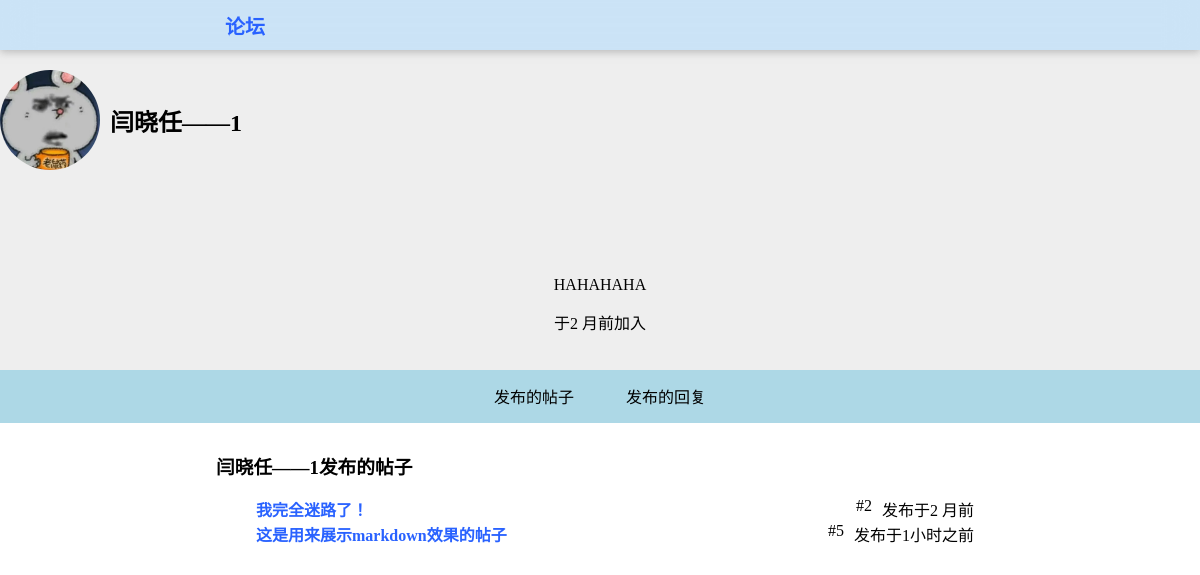
Screenshot of /user/icyyoung719@163.com/ (signed in) with the database file from the repository.
### HustRava_app/models.py (models this page shows, shortened)
class User(models.Model):
    name = models.CharField(max_length=30,blank=True)
    email = models.EmailField(unique=True)
    password = models.CharField(max_length=30)
    created_at = models.DateTimeField(auto_now_add=True)
    bio = models.TextField(max_length = 100, blank=True)

class Post(models.Model):
    title = models.CharField(max_length=100)
    content = models.TextField()
    created_at = models.DateTimeField(auto_now_add=True)
    author = models.ForeignKey('User', on_delete = models.CASCADE, related_name = "posts")
    like_nums = models.IntegerField(default = 0)
    is_topped = models.BooleanField("置顶帖子", default=False)

### HustRava_app/views.py (the view, shortened to what this page needs)
# urls.py: path('user/<str:user_email>/', views.user, name="user"),                     # 用户 GET
def user(request, user_email):
    try:
        user = User.objects.get(email = user_email)
    except:
        raise Http404("用户不存在")
    if "user" in request.session:
        return render(request, 'user.html', {
            'target_user': user,
            'posts': Post.objects.filter(author=user),
            'comments': Comment.objects.filter(author=user),
            'user': request.session["user"]
        })

### HustRava_app/templates/user.html (shortened to what this page needs)
{% load humanize %}
{% load static %}
<!DOCTYPE html>
<html>
    <head>
        <link rel="stylesheet" type="text/css" href="{% static 'style.css' %}" />
        <link rel="stylesheet" type="text/css" href="{% static 'style-forum.css' %}" />
        <link rel="stylesheet" type="text/css" href="{% static 'style-dark.css' %}" />
    </head>
    <body>
        {% include 'header.html' %}
        <div id="main">
            <div class="banner" style="display: flex; align-items: center;">
                <img src="{% static 'images/user.jpg' %}" alt="用户头像" style="width: 100px; height: 100px; border-radius: 50%; margin-right: 10px;">
                <h2>{{ target_user.name }}</h2>
            </div>
            <div class="banner">
                <p>{{ target_user.bio }}</p>
                <p title="{{ target_user.created_at }}">于{{ target_user.created_at|naturaltime }}加入</p>
            </div>
            <div>
                <ul class="navbar">
                    <li><a href="#posts" class="tab-link" data-target="posts">发布的帖子</a></li>
                    <li><a href="#comments" class="tab-link" data-target="comments">发布的回复</a></li>
                </ul>
            </div>
            <div class="content">
                <div id="posts" class="content-section active">
                    {% if posts %}
                        <h3>{{ target_user.name }}发布的帖子</h3>
                        <ul class="post-list">
                            {% for post in posts %}
                                <li class="flex">
                                    <a href="/post/{{ post.id }}/"><strong>{{ post.title }}</strong></a>
                                    <div class="header-spacer"></div>
                                    <span>#{{ post.id }}</span>
                                    <span><span title="{{ post.created_at }}">发布于{{ post.created_at|naturaltime }}</span></span>
                                </li>
                            {% endfor %}
                        </ul>
                    {% else %}
                        <p>
                            <a href="/user/{{ target_user.email }}/"><strong>{{ target_user.name }}</strong></a>
                            <span>还没有发过帖子哦！</span>
                        </p>
                    {% endif %}
                </div>
            </div>
        </div>
    </body>
</html>

### HustRava_app/static/style.css (style rules this page uses)
body { margin: 0; }
h1, h2, h3, h4, h5, h6, p { color: black; }
a { text-decoration: none; border: none; color: #2962FF; transition-duration: 0.3s; transition-timing-function: ease; border-bottom: 1px solid transparent; }
.header-spacer { -webkit-box-flex: 1; flex-grow: 1; margin: 0; }

### HustRava_app/static/style-forum.css (style rules this page uses)
.banner { padding-top: 70px; padding-bottom: 20px; text-align: center; background-color: #EEE; }
.content { padding: 10px 18%; }
.flex { display: flex; }
.flex > * { margin-right: 10px; }

### HustRava_app/static/style-dark.css (style rules this page uses)
body, .header, #footer, h1, h2, h3, h4, h5, h6, p, span { transition: background-color 0.2s ease, color 0.2s ease; }

### HustRava_app/templates/user.html (style rules this page uses)
ul.navbar { list-style-type: none; margin: 0; padding: 0; overflow: hidden; background-color: #ADD8E6; display: flex; justify-content: center; }
ul.navbar li { margin: 0 10px; }
ul.navbar li a { display: block; color: black; text-align: center; padding: 14px 16px; text-decoration: none; cursor: pointer; }
.content-section { display: none; }
.content-section.active { display: block; }

### rows the page displays
User: name "闫晓任——1", bio "HAHAHAHA", created_at "2 月前"
Post: title "我完全迷路了！", id "2", created_at "2 月前"
Post: title "这是用来展示markdown效果的帖子", id "5", created_at "1小时之前"
